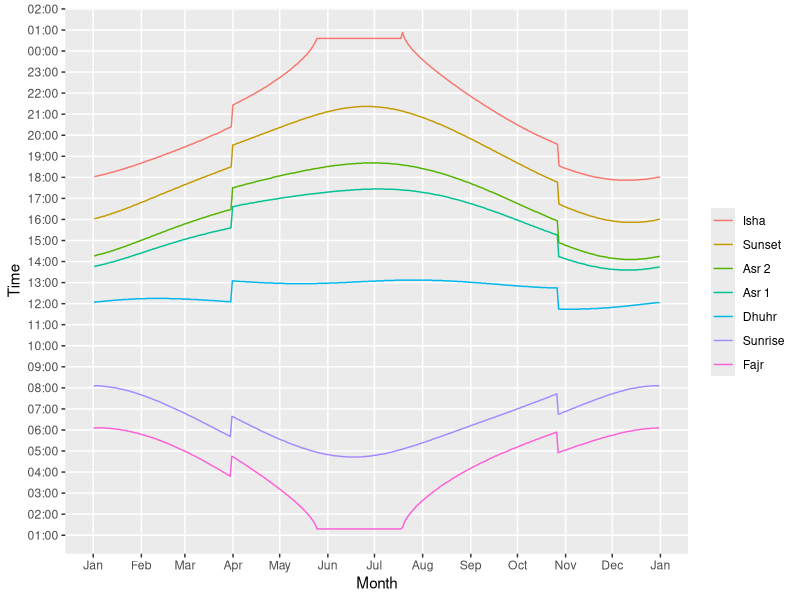

Recreate this plot in R.
library(dplyr)
library(ggplot2)
library(lubridate)
library(tidyr)
library(stringr)
library(zoo)

#Load in prayer times and convert to tidy format
prayer_times <- read.csv("./data/prayertimes.csv", stringsAsFactors = FALSE)

#Fix missing values to use last valid value, add dot in time value
for (col in names(prayer_times)) {
  prayer_times[,col][prayer_times[,col]=="** **"] = NA
  prayer_times[,col] = na.locf(prayer_times[,col])
  prayer_times[,col] = gsub(" ",":",prayer_times[,col])
}

#Rename columns and change to long data format/tidy format
#Add factor levels for prayer names
names(prayer_times) <- c("Year","mth","d","Fajr","Sunrise","Dhuhr","Asr.1","Asr.2","Sunset","Isha")
prayer_times <- gather(data=prayer_times, 'Fajr','Sunrise','Dhuhr','Asr.1','Asr.2','Sunset','Isha',
                       key = 'name', value = 'time')
prayer_times$name <- factor(x=prayer_times$name,c("Isha","Sunset","Asr.2","Asr.1","Dhuhr","Sunrise","Fajr"))

#Add helper column to move any 24+ hr times to next day
prayer_times$next_day <- ifelse(as.numeric(str_sub(prayer_times$time,1,2)) >= 24,1,0)

#Concatenate columns and split out date and time for plotting, tidy up table
prayer_times$date <- paste(prayer_times$Year, prayer_times$mth, prayer_times$d, sep="-")
prayer_times$date_time <- ymd_hm(paste(prayer_times$date, prayer_times$time, sep="T"))
prayer_times <- prayer_times %>%
  mutate(time=format(date_time, format="%H;%M:%S")) %>%
  mutate(time=as.POSIXct(time, format="%H;%M:%S") + (prayer_times$next_day * 24* 3600)) %>%
  select(-c("Year","mth","d","next_day","date"))

#Plot onto line chart
prayer_chart <- ggplot(data=prayer_times,aes(x=date_time,y=time,colour=name)) +
  geom_line() +
  scale_x_datetime(name="Month",date_labels="%b", date_breaks = "1 month", date_minor_breaks = "1 month") + 
  scale_y_datetime(name="Time",date_labels="%H:%M", date_breaks = "1 hours", date_minor_breaks = "1 hour") +
  scale_colour_discrete(name="",label=c("Isha","Sunset","Asr 2","Asr 1","Dhuhr","Sunrise","Fajr"))

#Write image to file
ggsave("./outputs/prayer_chart.png",device = "png",height = 12, width = 18, units="cm", dpi=600)

############################
#To debug:
#General visual touch-ups



